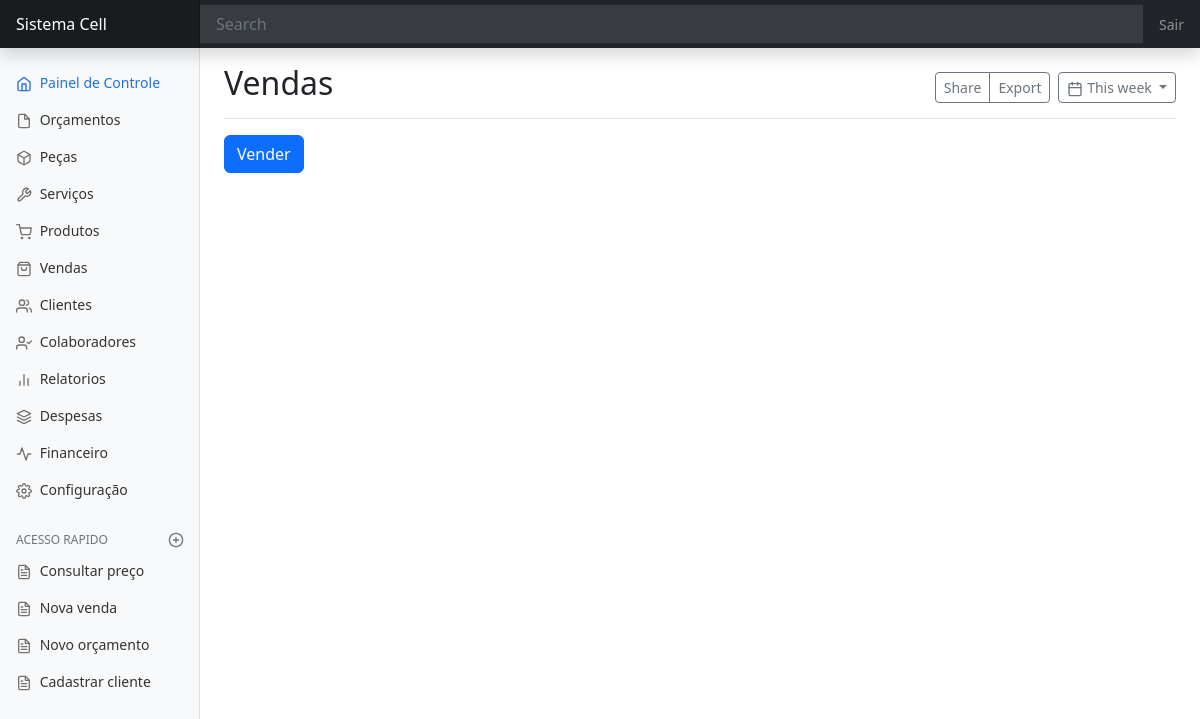
Page /vendas/ on the earlier database version.
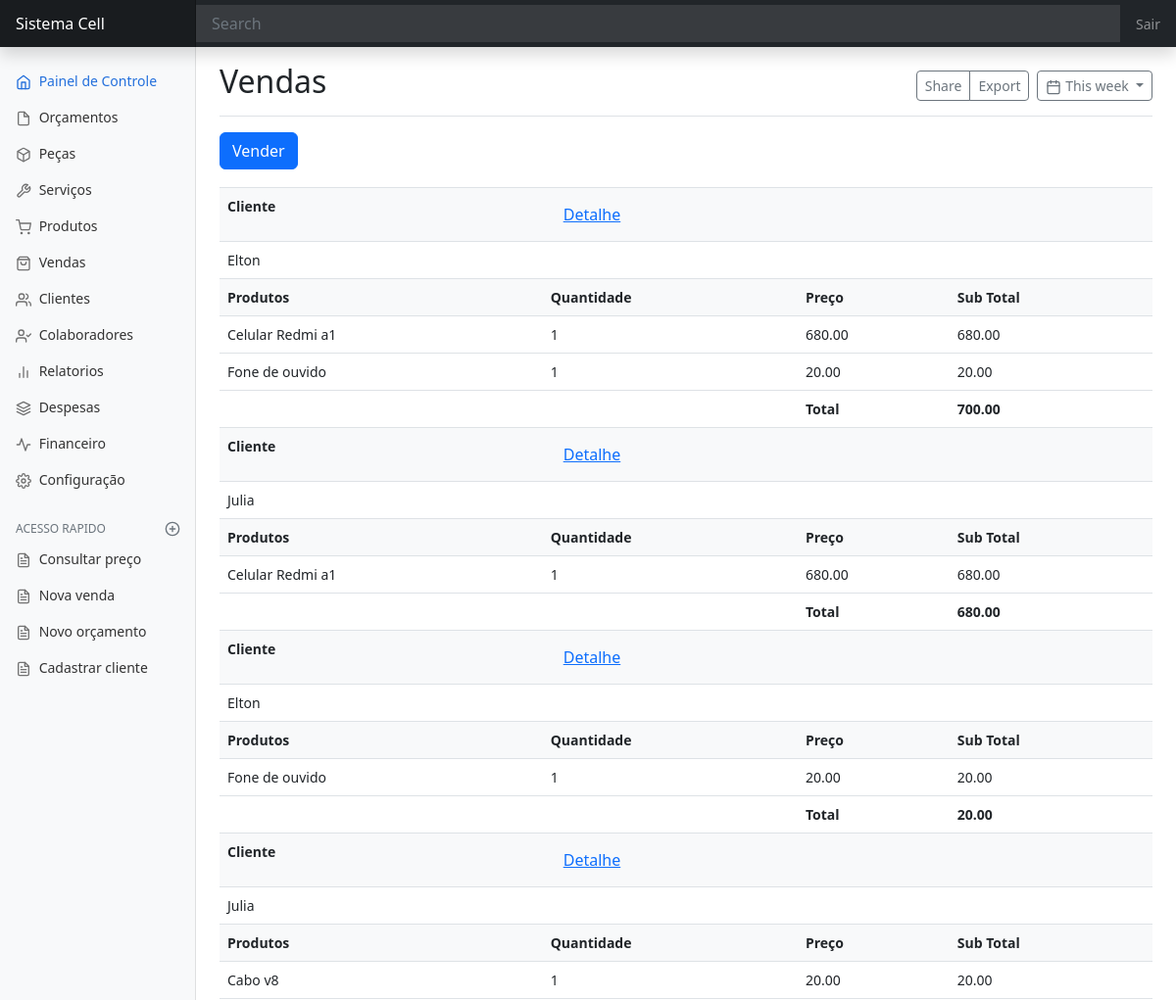
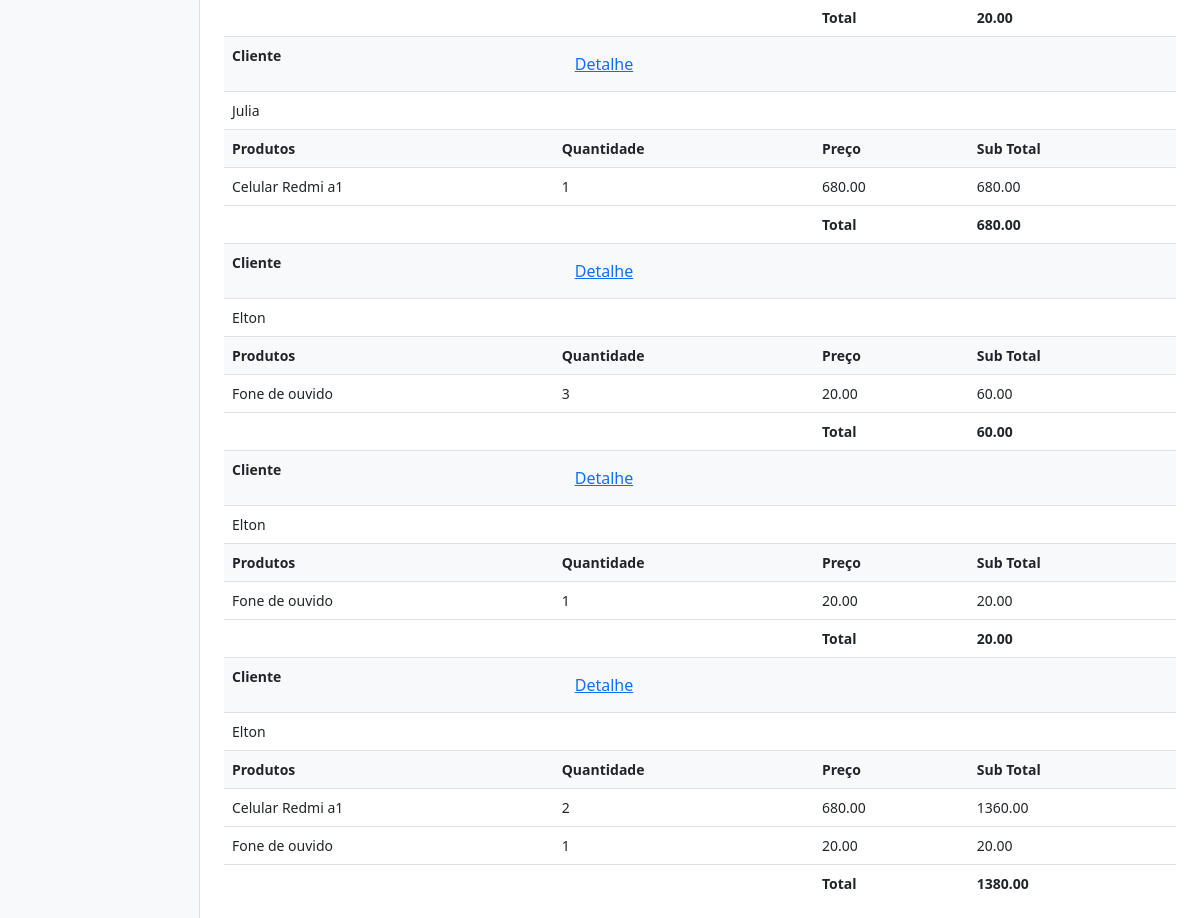
Same page on the later database version (2 pictures, top to bottom).
### venda/models.py (models this page shows, shortened)
class Vendas(models.Model):
    cliente = models.ForeignKey(Cliente, on_delete=models.CASCADE)
    class Meta:
        ordering = ('-pk',)
    def total(self):
        qs = self.vendas_items.filter(vendas=self.pk).values_list(
            'preco', 'quantidade') or 0
        t = 0 if isinstance(qs, int) else sum(map(lambda q: q[0] * q[1], qs))
        return t

class ItemsVenda(models.Model):
    vendas = models.ForeignKey(Vendas,
                               on_delete=models.SET_NULL,
                               related_name='vendas_items',
                               blank=True,
                               null=True,
                               )
    produto = models.ForeignKey(Produto,
                                on_delete=models.CASCADE)
    quantidade = models.IntegerField()
    preco = models.DecimalField(max_digits=9, decimal_places=2)
    class Meta:
        ordering = ('pk',)
    def subtotal(self):
        return self.quantidade * self.preco

### cliente/models.py (models this page shows, shortened)
class Cliente(models.Model):
    nome_cliente = models.CharField(max_length=90)

### produto/models.py (models this page shows)
class Produto(models.Model):
    nome = models.CharField(max_length=99)
    quantidade = models.IntegerField()
    preco = models.DecimalField(max_digits=9, decimal_places=2)
    def __str__(self):
        return self.nome

### venda/views.py (the view)
# urls.py: path('vendas/', ListaVendas.as_view(), name='vendas'),
class ListaVendas(ListView):
    template_name = 'vendas/pagina-inicial-vendas.html'
    model = Vendas

### venda/templates/vendas/pagina-inicial-vendas.html (shortened to what this page needs)
{% extends 'dashboard/pagina-inicial.html' %}
{% block titulo %}
Vendas
{% endblock titulo %}
{% block conteudo %}
    <a
       class="btn btn-primary"
       data-toggle="modal"
       data-target="#staticBackdrop"
       hx-get="{% url 'cadastrar-vendas' %}"
       hx-target="#addConteudo"
       hx-swap="innerHTML">Vender
    </a>
    <div style="padding-top: 18px;">
        <table class="table">
            <tbody id="vendas-Tbody">
                {% include 'vendas/tabela/tabela-venda.html' %}
            </tbody>
        </table>
    </div>
{% endblock conteudo %}

### venda/templates/vendas/tabela/linhas-tabela-vendas.html
<tr class="bg-light">
    <th>Cliente</th>
    <th><a
        class="btn btn-link"
        hx-get="{% url 'detalhe-vendas' object.pk %}"
        data-toggle="modal"
        data-target="#staticBackdrop"
        hx-target="#addConteudo">Detalhe</a></th>
    <th></th>
    <th></th>
</tr>
<tr>
    <td>{{object.cliente.nome_cliente}}</td>
    <td></td>
    <td></td>
    <td></td>
</tr>
<tr class="bg-light">
    <th>Produtos</th>
    <th>Quantidade</th>
    <th>Preço</th>
    <th>Sub Total</th>
</tr>
{% for items in object.vendas_items.all %}
<tr>
    <td>{{ items.produto }}</td>
    <td>{{ items.quantidade }}</td>
    <td>{{ items.preco }}</td>
    <td>{{ items.subtotal }}</td>
</tr>
{% endfor %}
<tr class="bg-default table-borderless">
    <td></td>
    <td></td>
    <th>Total</th>
    <th>{{ object.total }}</th>
</tr>

Differences in the rows shown:
added Vendas: cliente.nome_cliente "Elton", total "700.00"
added ItemsVenda: produto "Celular Redmi a1", quantidade "1", preco "680.00", subtotal "680.00", shown under "Elton"
added ItemsVenda: produto "Fone de ouvido", quantidade "1", preco "20.00", subtotal "20.00", shown under "Elton"
added Vendas: cliente.nome_cliente "Julia", total "680.00"
added ItemsVenda: produto "Celular Redmi a1", quantidade "1", preco "680.00", subtotal "680.00", shown under "Julia"
added Vendas: cliente.nome_cliente "Elton", total "20.00"
added ItemsVenda: produto "Fone de ouvido", quantidade "1", preco "20.00", subtotal "20.00", shown under "Elton"
added Vendas: cliente.nome_cliente "Julia", total "20.00"
added ItemsVenda: produto "Cabo v8", quantidade "1", preco "20.00", subtotal "20.00", shown under "Julia"
added Vendas: cliente.nome_cliente "Julia", total "680.00"
added ItemsVenda: produto "Celular Redmi a1", quantidade "1", preco "680.00", subtotal "680.00", shown under "Julia"
added Vendas: cliente.nome_cliente "Elton", total "60.00"
added ItemsVenda: produto "Fone de ouvido", quantidade "3", preco "20.00", subtotal "60.00", shown under "Elton"
added Vendas: cliente.nome_cliente "Elton", total "20.00"
added ItemsVenda: produto "Fone de ouvido", quantidade "1", preco "20.00", subtotal "20.00", shown under "Elton"
added Vendas: cliente.nome_cliente "Elton", total "1380.00"
added ItemsVenda: produto "Celular Redmi a1", quantidade "2", preco "680.00", subtotal "1360.00", shown under "Elton"
added ItemsVenda: produto "Fone de ouvido", quantidade "1", preco "20.00", subtotal "20.00", shown under "Elton"
